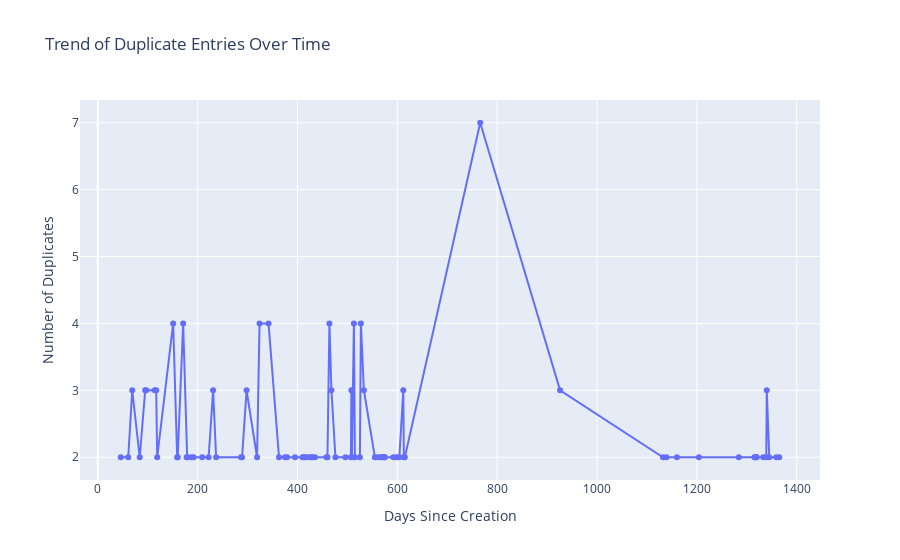

Notebook code for this chart:
### Code cell
# Count duplicates per DaysSinceCreation
duplicate_counts = duplicates.groupby("DaysSinceCreation").size().reset_index(name="Count")

fig = px.line(
    duplicate_counts, 
    x="DaysSinceCreation", 
    y="Count", 
    markers=True, 
    title="Trend of Duplicate Entries Over Time",
    labels={"DaysSinceCreation": "Days Since Creation", "Count": "Number of Duplicates"})
fig.update_traces(
    hovertemplate="Day: %{x}<br>Duplicates: %{y}")
fig.show()

### Figure 1 — Plotly figure (JSON) as saved in the notebook; plotly's stock layout.template omitted (floating-point values rounded to 4 significant figures)
{"data": [{"hovertemplate": "Day: %{x}<br>Duplicates: %{y}", "legendgroup": "", "line": {"color": "#636efa", "dash": "solid"}, "marker": {"symbol": "circle"}, "mode": "lines+markers", "name": "", "orientation": "v", "showlegend": false, "type": "scatter", "x": [46, 61, 69, 84, 95, 97, 114, 117, 119, 151, 159, 160, 171, 178, 179, 187, 192, 209, 222, 231, 237, 287, 289, 298, 319, 324, 342, 363, 375, 379, 395, 410, 413, 414, 418, 424, 427, 431, 435, 458, 460, 464, 468, 476, 496, 507, 508, 509, 513, 515, 525, 527, 533, 555, 560, 566, 569, 572, 573, 574, 575, 592, 598, 604, 612, 613, 615, 766, 926, 1132, 1139, 1160, 1204, 1284, 1315, 1317, 1319, 1320, 1333, 1339, 1340, 1345, 1359, 1365], "xaxis": "x", "y": [2, 2, 3, 2, 3, 3, 3, 3, 2, 4, 2, 2, 4, 2, 2, 2, 2, 2, 2, 3, 2, 2, 2, 3, 2, 4, 4, 2, 2, 2, 2, 2, 2, 2, 2, 2, 2, 2, 2, 2, 2, 4, 3, 2, 2, 2, 3, 2, 4, 2, 2, 4, 3, 2, 2, 2, 2, 2, 2, 2, 2, 2, 2, 2, 3, 2, 2, 7, 3, 2, 2, 2, 2, 2, 2, 2, 2, 2, 2, 2, 3, 2, 2, 2], "yaxis": "y"}], "layout": {"autosize": true, "legend": {"tracegroupgap": 0}, "title": {"text": "Trend of Duplicate Entries Over Time"}, "xaxis": {"anchor": "y", "autorange": true, "domain": [0, 1], "range": [-36.59, 1448.0], "title": {"text": "Days Since Creation"}, "type": "linear"}, "yaxis": {"anchor": "x", "autorange": true, "domain": [0, 1], "range": [1.587, 7.413], "title": {"text": "Number of Duplicates"}, "type": "linear"}}}
